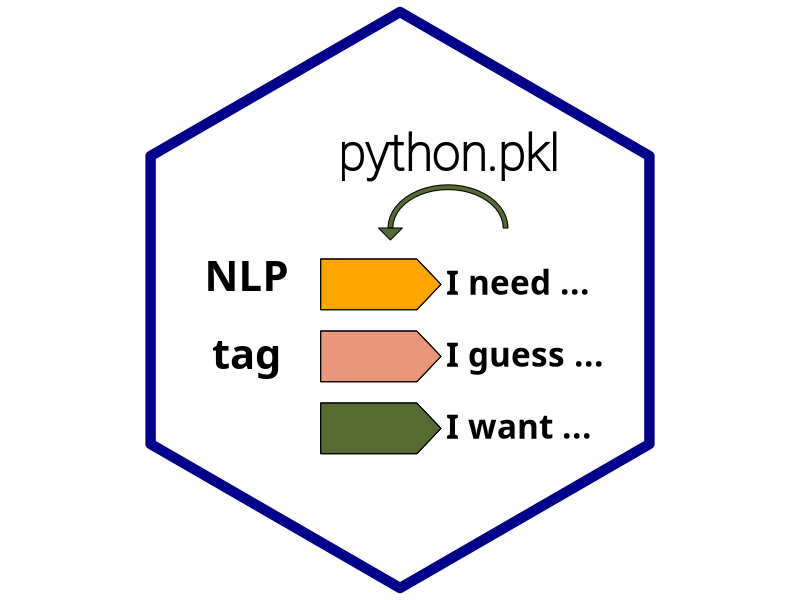

R code for this plot:
{
  png(filename = "readme_logo.png",width = 338, height=391)
  {
    par(bg=NA)
    par(oma=rep(0,4) , mar=rep(0,4))
    
    {
      plot(c(-9.9, 11.9)+10, c(-9.5, 15.5),  type = "n", axes = FALSE, xlab = "",
           ylab = "",yaxs="i", xaxs="i", asp=1)
      
    
      par(family="Aller_Rg")
      
      {
        
        text(5-.4, 6-2,"NLP",cex=2.5, font=2)
        text(5-.4, 2.5-2,"tag",cex=2.5, font=2)
        
          x1<-6
          y1<-3
          x2<-10+.5
          y2<-seq(1,12, by=3)[1:3]-4.5
        }
        
        z1 <- rep(c('I want ...', "I guess ...","I need ..."),4)
        #
        # text
        #
        mapply(FUN= function(x1,y1,x2,y2,z1) text(x=(c(0)*x1)+x2+2, y= (c(0.35)*y1)+y2
                                                  , col="black", label=z1, 
                                                  font=2, pos=4,
                                                  cex=2)
               ,x1=x1,y1=y1,x2=x2,y2=y2, z1=z1[1:3])
        
        x2<-7+2.7
        
        x1<-x1-2
        
        c2<- rep(c("darkolivegreen","darksalmon","orange"),4)
        y2<-y2+.1
        x2<-x2-2
        mapply(FUN= function(x1,y1,x2,y2,c2) polygon(x=(c(0,1,1.25,1,0)*x1)+x2, y= (c(0,0,.35,.7,.7)*y1)+y2
                                                     , col=c2[1])
               ,x1=x1,y1=y1,x2=x2,y2=y2,c2=c2)
        
        posx <- 10+3
        posy <- 6
        pts  <- seq(-pi/2, 
                    pi/2,
                    length.out = 25)
        # plot(c(-10, 10), c(-10, 10))
        polygon( c( (posx + sin(pts)*2.5),rev(posx + sin(pts)*2.3) ), 
                 c( (posy + cos(pts)*1.8),rev(posy + cos(pts)*1.6) ), col="darkolivegreen")
        
        polygon( c(17,18,17.5)- 6.9, c(5,5,4.5)+1, col="darkolivegreen")
        par(family="Roboto Thin", mar=rep(1,4) )
        text(13,9,"python.pkl",cex=3, font=2)
      
      #

      h <- 3
      
      x2 = (h/2)^2 - (h/4)^2
      
      x = x2^(1/2)
      
      lines((c(0,x,x,0,-x,-x,0)*8)+11,(c(0, h/4, h-h/4, h, h-h/4,h/4,0)*8)-9, col="darkblue", lwd=10 )
    }
  }
  
  dev.off()
}

